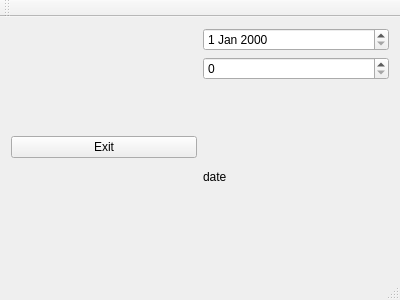
<?xml version="1.0" encoding="UTF-8"?>
<ui version="4.0">
 <class>MainWindow</class>
 <widget class="QMainWindow" name="MainWindow">
  <property name="geometry">
   <rect>
    <x>0</x>
    <y>0</y>
    <width>400</width>
    <height>300</height>
   </rect>
  </property>
  <property name="windowTitle">
   <string>MainWindow</string>
  </property>
  <widget class="QWidget" name="centralWidget">
   <layout class="QVBoxLayout" name="verticalLayout_2">
    <item>
     <layout class="QHBoxLayout" name="horizontalLayout_2">
      <item>
       <widget class="QPushButton" name="pushButton_exit">
        <property name="text">
         <string>Exit</string>
        </property>
       </widget>
      </item>
      <item>
       <layout class="QVBoxLayout" name="verticalLayout">
        <item>
         <widget class="QDateEdit" name="dateEdit_today"/>
        </item>
        <item>
         <widget class="QSpinBox" name="spinBox_int"/>
        </item>
        <item>
         <widget class="QLabel" name="label_today">
          <property name="text">
           <string>date</string>
          </property>
         </widget>
        </item>
       </layout>
      </item>
     </layout>
    </item>
   </layout>
  </widget>
  <widget class="QMenuBar" name="menuBar">
   <property name="geometry">
    <rect>
     <x>0</x>
     <y>0</y>
     <width>400</width>
     <height>25</height>
    </rect>
   </property>
  </widget>
  <widget class="QToolBar" name="mainToolBar">
   <attribute name="toolBarArea">
    <enum>TopToolBarArea</enum>
   </attribute>
   <attribute name="toolBarBreak">
    <bool>false</bool>
   </attribute>
  </widget>
  <widget class="QStatusBar" name="statusBar"/>
 </widget>
 <layoutdefault spacing="6" margin="11"/>
 <resources/>
 <connections/>
</ui>
